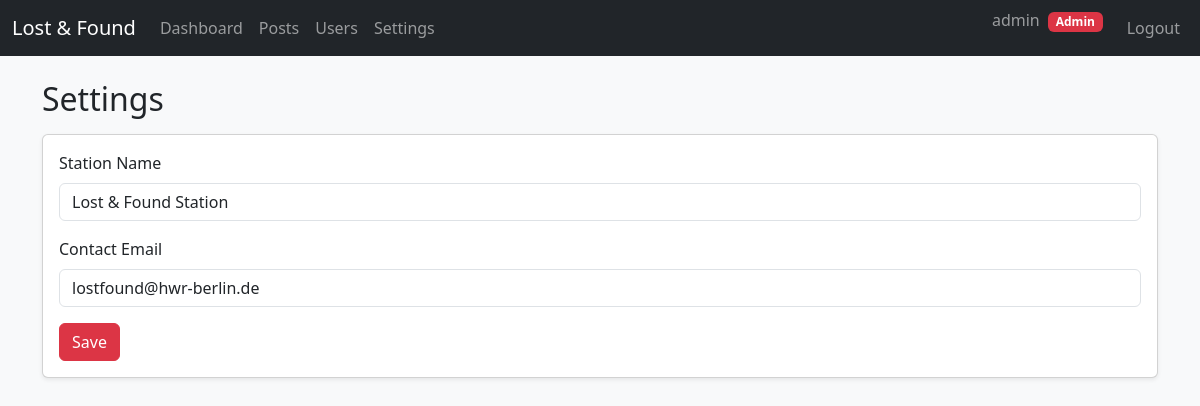
The app's page /admin/settings (signed in) with its own data.
### db.py (models this page shows)
class AppSettings(db.Model):
    __tablename__ = "app_settings"
    id = db.Column(db.Integer, primary_key=True)
    station_name = db.Column(db.String(200), default="Lost & Found Station")
    contact_email = db.Column(db.String(200), default="lostfound@hwr-berlin.de")

### app.py (the view, shortened to what this page needs)
@app.route("/admin/settings", methods=["GET", "POST"])
@admin_required
def admin_settings():
    settings = get_settings()
    error = None
    return render_template("admin/settings.html", settings=settings, error=error)

### app.py (called while the page is built)
def admin_required(f):
    from functools import wraps
    @wraps(f)
    def wrapper(*args, **kwargs):
        if "user_id" not in session or not session.get("is_admin"):
            return redirect(url_for("admin_login"))
        return f(*args, **kwargs)
    return wrapper

def get_settings():
    settings = AppSettings.query.first()
    if not settings:
        settings = AppSettings()
        db.session.add(settings)
        db.session.commit()
    return settings

### templates/admin/settings.html (shortened to what this page needs)
{% extends 'base.html' %}
{% block content %}
<h2 class="mb-3">Settings</h2>
<div class="card shadow-sm">
  <div class="card-body">
    <form method="post">
      <div class="mb-3">
        <label class="form-label">Station Name</label>
        <input class="form-control" name="station_name" value="{{ settings.station_name }}" required>
      </div>
      <div class="mb-3">
        <label class="form-label">Contact Email</label>
        <input class="form-control" type="email" name="contact_email" value="{{ settings.contact_email }}" required>
      </div>
      <button class="btn btn-danger" type="submit">Save</button>
    </form>
  </div>
</div>
{% endblock %}

### records on screen
AppSettings: station_name "Lost & Found Station", contact_email "lostfound@hwr-berlin.de"

### other values on screen
{{ session.get('username') }} "admin"
